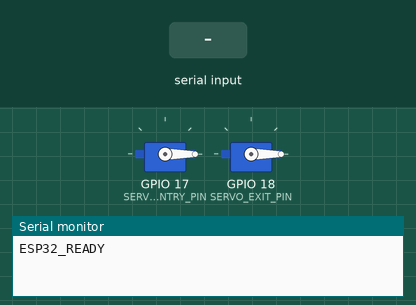
This sketch was run on a simulated ESP32-S3. Shown: 2 × servo, the last lines printed to the serial monitor. Wiring (inferred from the names in the program): 4 × IR receiver: data GPIO 4 / data GPIO 5 / data GPIO 6 / data GPIO 7. Inputs (shaded band) come from the test bench.

Above: at 1.6 s.
1.7 s: "OPEN_ENTRY\n" received over Serial
At 2.7 s:
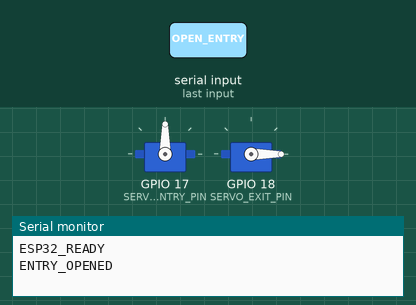
3.2 s: "OPEN_EXIT\n" received over Serial
At 3.8 s:
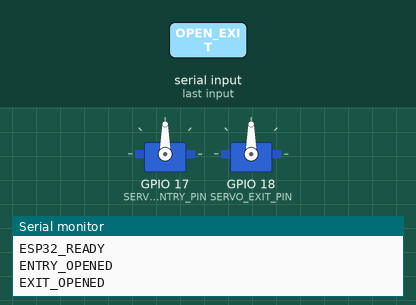
4.7 s: "CLOSE_ENTRY\n" received over Serial
At 6.0 s:
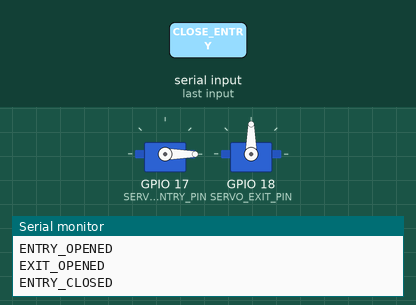
Timing chart, 0 to 7.7 s (numbered marks = the images above; inputs shaded):
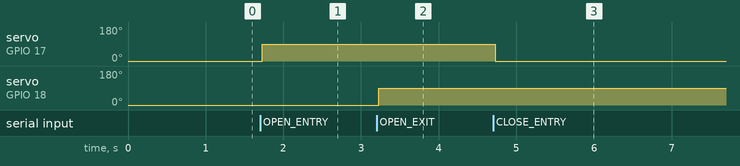

The sketch:

esp32_counter_winform.ino
```cpp
#include <Arduino.h>
#include <SPI.h>
#include <MFRC522.h>
#include <ESP32Servo.h>

// ===================== PIN MAP =====================
static const int PIN_SCK  = 12;
static const int PIN_MISO = 13;
static const int PIN_MOSI = 11;

static const int PIN_CS_ENTRY  = 9;   // SDA/SS RFID Entry
static const int PIN_CS_EXIT   = 10;  // SDA/SS RFID Exit
static const int PIN_RST_ENTRY = 14;
static const int PIN_RST_EXIT  = 21;

static const int IR_ENTRY_FRONT = 4;
static const int IR_ENTRY_REAR  = 5;
static const int IR_EXIT_FRONT  = 6;
static const int IR_EXIT_REAR   = 7;

static const int SERVO_ENTRY_PIN = 17;
static const int SERVO_EXIT_PIN  = 18;

// ============== CONFIG (tùy chỉnh theo thực tế) ==============
static const bool IR_ACTIVE_LOW = true;       // đa số module IR output LOW khi bị che
static const uint32_t IR_DEBOUNCE_MS = 80;    // chống nhiễu
static const uint32_t AUTH_TIMEOUT_MS = 30000; // chờ PC xác thực trong 30s
static const uint32_t MIN_GATE_OPEN_MS = 4000; // giữ barie mở tối thiểu 4 giây

static const int SERVO_CLOSED_ANGLE = 0;
static const int SERVO_OPEN_ANGLE   = 90;

// ===================== RFID =====================
MFRC522 rfidEntry(PIN_CS_ENTRY, PIN_RST_ENTRY);
MFRC522 rfidExit(PIN_CS_EXIT, PIN_RST_EXIT);

// ===================== SERVO =====================
Servo servoEntry;
Servo servoExit;

// ===================== STATE MACHINES =====================
enum LaneState { IDLE, WAIT_AUTH, GATE_OPEN };
struct LaneFSM {
  LaneState state = IDLE;

  // IR edge detect + debounce
  bool lastFront = false;
  bool lastRear  = false;
  uint32_t lastFrontChangeMs = 0;
  uint32_t lastRearChangeMs  = 0;

  // Timing
  uint32_t waitStartMs = 0;
  uint32_t gateOpenMs  = 0;   // thời điểm barie mở

  // Flags
  bool detectedSent  = false;
  bool rearWasActive = false; // edge detect: đóng khi xe qua hết (rear: active→inactive)
};

LaneFSM entryLane;
LaneFSM exitLane;

// ===================== SERIAL LINE BUFFER =====================
String serialLine;

// Track servo state to avoid writing every loop
static bool entryGateIsOpen = false;
static bool exitGateIsOpen  = false;

// ===================== HELPERS =====================
bool readIR(int pin) {
  int v = digitalRead(pin);
  bool active = IR_ACTIVE_LOW ? (v == LOW) : (v == HIGH);
  return active;
}

void servoSetClosed(bool isEntry) {
  if (isEntry) servoEntry.write(SERVO_CLOSED_ANGLE);
  else         servoExit.write(SERVO_CLOSED_ANGLE);
}

void servoSetOpen(bool isEntry) {
  if (isEntry) servoEntry.write(SERVO_OPEN_ANGLE);
  else         servoExit.write(SERVO_OPEN_ANGLE);
}

String uidToString(MFRC522 &rfid) {
  String uid = "";
  for (byte i = 0; i < rfid.uid.size; i++) {
    if (rfid.uid.uidByte[i] < 0x10) uid += "0";
    uid += String(rfid.uid.uidByte[i], HEX);
    if (i < rfid.uid.size - 1) uid += " ";
  }
  uid.toUpperCase();
  return uid;
}

void sendEvent(const String &s) {
  Serial.println(s);
}

// ===================== RFID POLL =====================
void pollRFIDOne(MFRC522 &reader, const char *tagPrefix) {
  if (!reader.PICC_IsNewCardPresent()) return;
  if (!reader.PICC_ReadCardSerial()) return;

  String uid = uidToString(reader);
  sendEvent(String(tagPrefix) + ":UID=" + uid);

  reader.PICC_HaltA();
  reader.PCD_StopCrypto1();
}

void pollRFID() {
  // Poll both readers quickly
  pollRFIDOne(rfidEntry, "RFID_ENTRY");
  pollRFIDOne(rfidExit,  "RFID_EXIT");
}

// ===================== IR FSM UPDATE =====================
void updateLaneFSM(
  LaneFSM &lane,
  bool frontActive,
  bool rearActive,
  const char *eventDetected,
  const char *eventPassed,
  const char *eventTimeout
) {
  uint32_t now = millis();

  // ----- front edge detect (debounce) -----
  if (frontActive != lane.lastFront) {
    if (now - lane.lastFrontChangeMs >= IR_DEBOUNCE_MS) {
      lane.lastFrontChangeMs = now;
      lane.lastFront = frontActive;

      if (frontActive) {
        // Front IR triggered
        if (lane.state == IDLE) {
          lane.state = WAIT_AUTH;
          lane.waitStartMs = now;
          lane.detectedSent = false;
        }
      }
    }
  }

  // ----- rear edge detect (debounce) -----
  if (rearActive != lane.lastRear) {
    if (now - lane.lastRearChangeMs >= IR_DEBOUNCE_MS) {
      lane.lastRearChangeMs = now;
      lane.lastRear = rearActive;
      // rearActive used below depending state
    }
  }

  // ----- state actions -----
  switch (lane.state) {
    case IDLE:
      lane.detectedSent = false;
      break;

    case WAIT_AUTH:
      if (!lane.detectedSent) {
        sendEvent(eventDetected);
        lane.detectedSent = true;
      }
      // Timeout if PC doesn't authorize
      if (now - lane.waitStartMs > AUTH_TIMEOUT_MS) {
        sendEvent(eventTimeout);
        lane.state = IDLE;
      }
      break;

    case GATE_OPEN:
      // Giữ barie mở tối thiểu MIN_GATE_OPEN_MS để tránh đóng ngay do IR nhiễu
      if (now - lane.gateOpenMs >= MIN_GATE_OPEN_MS) {
        // Đóng barie khi xe qua hết: rear IR chuyển từ active → inactive (falling edge)
        if (lane.rearWasActive && !rearActive) {
          sendEvent(eventPassed);
          lane.state = IDLE;
        }
        lane.rearWasActive = rearActive;
      }
      break;
  }
}

// ===================== SERIAL COMMANDS =====================
void handleCommand(String cmd) {
  cmd.trim();
  cmd.toUpperCase();

  if (cmd == "PING") {
    sendEvent("PONG");
    return;
  }

  if (cmd == "RESET") {
    entryLane.state = IDLE;
    exitLane.state  = IDLE;
    servoSetClosed(true);
    servoSetClosed(false);
    entryGateIsOpen = false;
    exitGateIsOpen  = false;
    sendEvent("RESET_OK");
    return;
  }

  if (cmd == "OPEN_ENTRY") {
    if (!entryGateIsOpen) {
      servoSetOpen(true);
      entryGateIsOpen = true;
    }
    entryLane.state        = GATE_OPEN;
    entryLane.gateOpenMs   = millis();
    entryLane.rearWasActive = false;
    sendEvent("ENTRY_OPENED");
    return;
  }

  if (cmd == "CLOSE_ENTRY") {
    if (entryGateIsOpen) {
      servoSetClosed(true);
      entryGateIsOpen = false;
    }
    entryLane.state = IDLE;
    sendEvent("ENTRY_CLOSED");
    return;
  }

  if (cmd == "OPEN_EXIT") {
    if (!exitGateIsOpen) {
      servoSetOpen(false);
      exitGateIsOpen = true;
    }
    exitLane.state        = GATE_OPEN;
    exitLane.gateOpenMs   = millis();
    exitLane.rearWasActive = false;
    sendEvent("EXIT_OPENED");
    return;
  }

  if (cmd == "CLOSE_EXIT") {
    if (exitGateIsOpen) {
      servoSetClosed(false);
      exitGateIsOpen = false;
    }
    exitLane.state = IDLE;
    sendEvent("EXIT_CLOSED");
    return;
  }

  // unknown command
  sendEvent("ERR:UNKNOWN_CMD");
}

void pollSerial() {
  while (Serial.available()) {
    char c = (char)Serial.read();
    if (c == '\n') {
      String cmd = serialLine;
      serialLine = "";
      cmd.replace("\r", "");
      if (cmd.length() > 0) handleCommand(cmd);
    } else {
      // prevent huge buffer
      if (serialLine.length() < 120) serialLine += c;
    }
  }
}

// ===================== SETUP =====================
void setup() {
  Serial.begin(115200);
  delay(300);

  pinMode(IR_ENTRY_FRONT, INPUT_PULLUP);
  pinMode(IR_ENTRY_REAR,  INPUT_PULLUP);
  pinMode(IR_EXIT_FRONT,  INPUT_PULLUP);
  pinMode(IR_EXIT_REAR,   INPUT_PULLUP);

  // Servo attach (ESP32Servo)
  servoEntry.setPeriodHertz(50);
  servoExit.setPeriodHertz(50);
  servoEntry.attach(SERVO_ENTRY_PIN, 500, 2400);
  servoExit.attach(SERVO_EXIT_PIN,  500, 2400);

  servoSetClosed(true);
  servoSetClosed(false);

  // SPI init with custom pins (ESP32-S3 ok)
  SPI.begin(PIN_SCK, PIN_MISO, PIN_MOSI);

  rfidEntry.PCD_Init();
  rfidExit.PCD_Init();

  sendEvent("ESP32_READY");
}

// ===================== LOOP =====================
void loop() {
  pollSerial();
  pollRFID();

  bool entryFront = readIR(IR_ENTRY_FRONT);
  bool entryRear  = readIR(IR_ENTRY_REAR);
  bool exitFront  = readIR(IR_EXIT_FRONT);
  bool exitRear   = readIR(IR_EXIT_REAR);

  updateLaneFSM(entryLane, entryFront, entryRear,
                "ENTRY_DETECTED", "ENTRY_PASSED", "ENTRY_TIMEOUT");

  updateLaneFSM(exitLane, exitFront, exitRear,
                "EXIT_DETECTED", "EXIT_PASSED", "EXIT_TIMEOUT");

  // Close servo only on transition to IDLE (not every loop iteration)
  if (entryLane.state == IDLE && entryGateIsOpen) {
    servoSetClosed(true);
    entryGateIsOpen = false;
  }
  if (exitLane.state == IDLE && exitGateIsOpen) {
    servoSetClosed(false);
    exitGateIsOpen = false;
  }

  delay(5);
}
```

Measured:
- after the input at 1.7 s, servo on GPIO 17 (SERVO_ENTRY_PIN): 0° → 90° at once
- after the input at 3.2 s, servo on GPIO 18 (SERVO_EXIT_PIN): 0° → 90° at once
- after the input at 4.7 s, servo on GPIO 17 (SERVO_ENTRY_PIN): 90° → 0° at once
